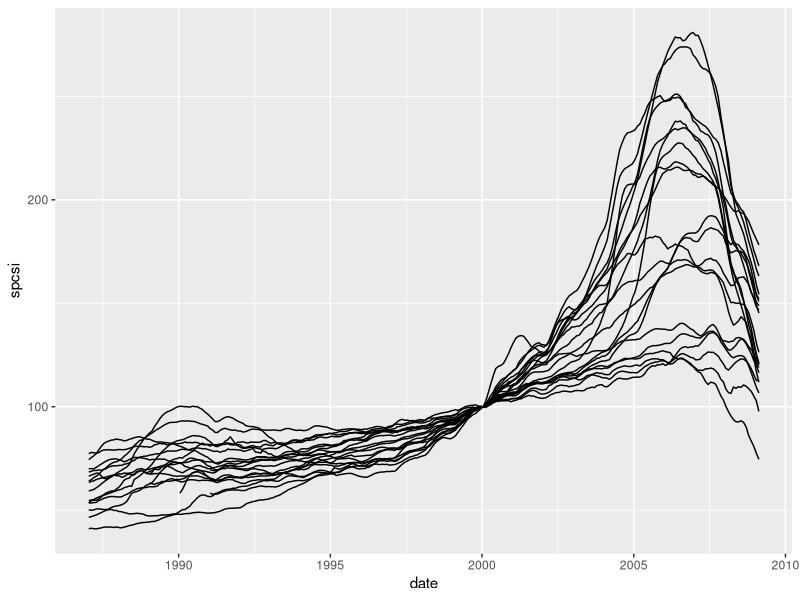
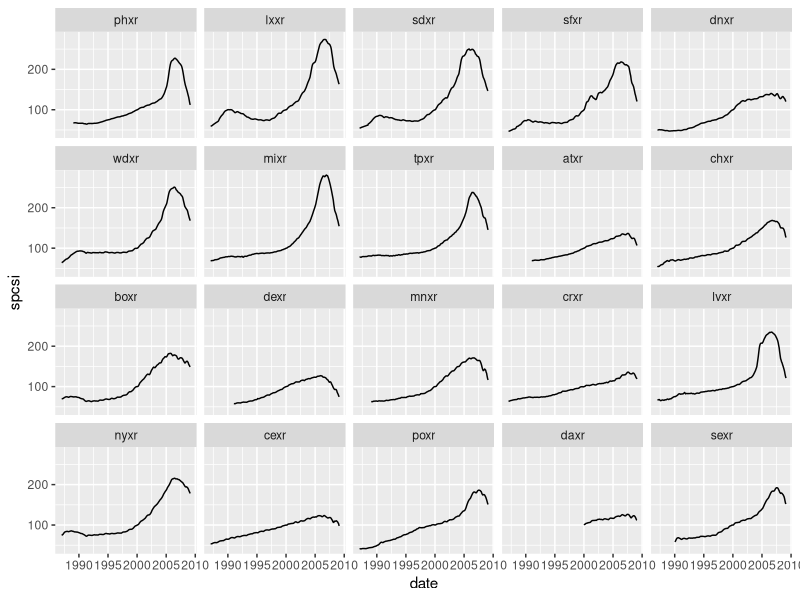
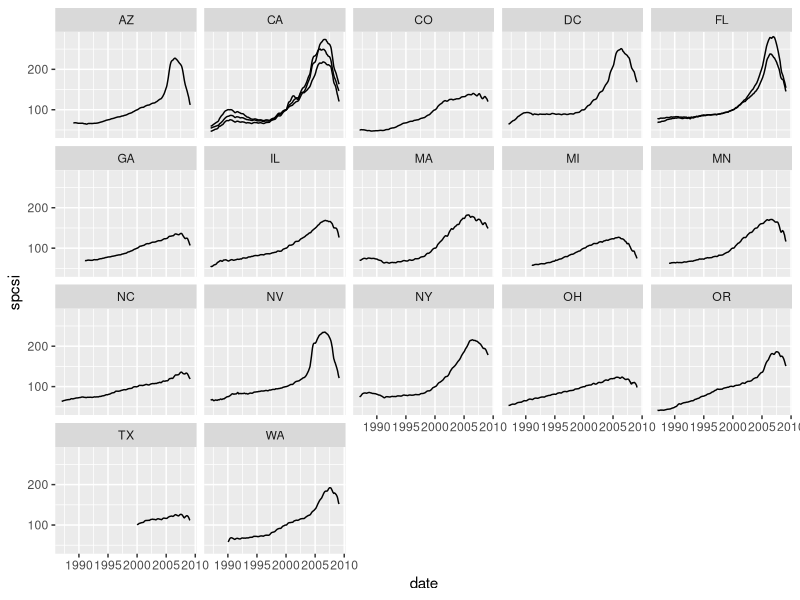

The R source for these figures, in order:
# Source: http://www.macromarkets.com/csi_housing/data_download.asp
# http://www.macromarkets.com/csi_housing/data_downloads/SPCSI.xls

# The first thing I did was to save the file as csv from excel.

# Load the csv file into R
# skip = 1 means skip the first line
spcsi <- read.csv("SPCSI.csv", skip = 1)

# look at the data
head(spcsi)
# fix the name of the first column
names(spcsi)[1] <- "date"
# make all column names lowercase
names(spcsi) <- tolower(names(spcsi))

# Delete the composite measures
# You use $ to access a variable (e.g. csxr) inside a data frame (eg. spcsi)
spcsi$csxr <- NULL
spcsi$spcs20r <- NULL

# Instead of having each city in it's own column, it's easier to work with the
# data when all the index values are in a single column, and another column
# identifies which city belongs to which index
library(reshape)
spcsim <- melt(spcsi, id = "date", na.rm = TRUE)
# give more informative variable names
names(spcsim) <- c("date", "abbr", "spcsi")

# We also need to put the date into a format that R can understand.  Currently
# it's just treating it as a categorical variable (or factor).  You can see
# this by looking at the output of str
str(spcsim)

# The syntax to convert this to a proper date is complex.  The important
# things to note are that we first add a day (the middle of the month) to 
# make a complete date, and then use the date specification %d %B %Y, which 
# tells R to look for a day, then a spelled-out month and then a year.  See
# ?strptime for a list of all possible formats.
spcsim$date <- paste("15", spcsim$date)
spcsim$date <- as.POSIXct(strptime(spcsim$date, "%d %B %Y"))

# It's a good idea to check that our data looks ok with some plots:
library(ggplot2)
qplot(date, spcsi, data = spcsim, geom = "line", group = abbr)
qplot(date, spcsi, data = spcsim, geom = "line", facets = ~ abbr)

# We might also want to create new columns for the name of the city 
# and the state.  The easiest way to add this information is to create
# another data source that has the columns abbreviation, city and state.
# For this number of cities, it's easiest to just create this table by hand
# in Excel.  This is abbr-lookup.csv
abbr <- read.csv("abbr-lookup.csv")
abbr$abbr <- tolower(abbr$abbr)

# Combine with full dataset using merge
spcsim <- merge(spcsim, abbr, by = "abbr")

# Now do a plot using those new columns
qplot(date, spcsi, data = spcsim, geom = "line", group = city, facets = ~ state)

# Finally we save out the cleaned file to a fresh csv file
write.table(spcsim, "spcsim-clean.csv", sep = ",", row = FALSE)

# You should alway check that you code is fully reproducible by exiting R
# and then running source("clean.r").  This is like copying and pasting the 
# contents 
